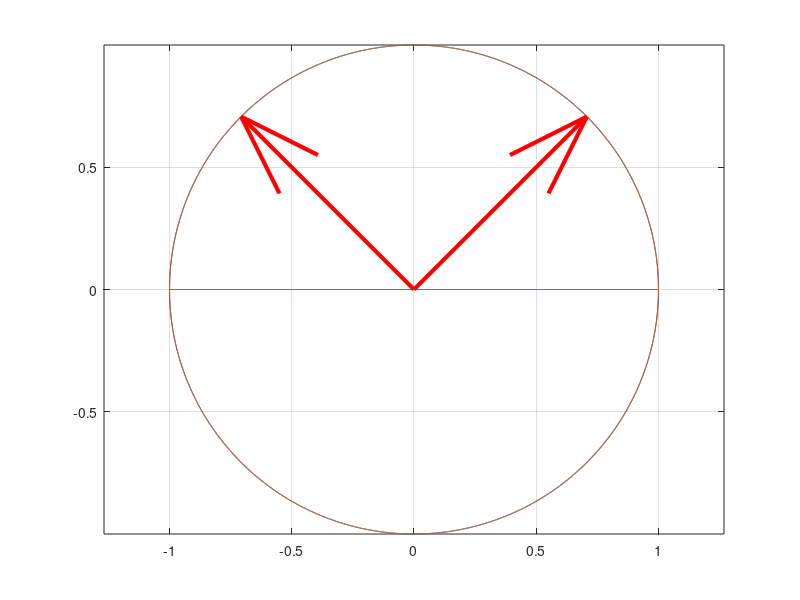

The MATLAB source for this figure: (Note: this script raises an error after producing the figure.)
A = [4 0;
   3 -5;];
[U, S, V] = svd(A);
SignChanger = [1 0; 0 -1;];
U = U * SignChanger;
V = V * SignChanger;
HASIL = V(1:2, 1);
JariKuadrat = HASIL(1,1)*HASIL(1,1) + HASIL(2,1) * HASIL(2,1);
Jari2 = sqrt(JariKuadrat);
x = -Jari2 : 0.001 : Jari2;
x = [x Jari2];
[mx, nx] = size(x);
y1 = zeros(1, nx);
y2 = zeros(1, nx);
for i = 1:nx
    y1(1, i) = sqrt(JariKuadrat - x(1, i)*x(1,i));
    y2(1, i) = -y1(1, i);
end
x = [x x];
y = [y1 y2];
plot(x, y, x, y)
hold on
quiver(zeros(1,2), zeros(1,2), V(1, 1:2), V(2,1:2), 'linewidth', 3, 'color', 'r', 'AutoScale','off')
grid on
axis equal
xline(0)
yline(0)